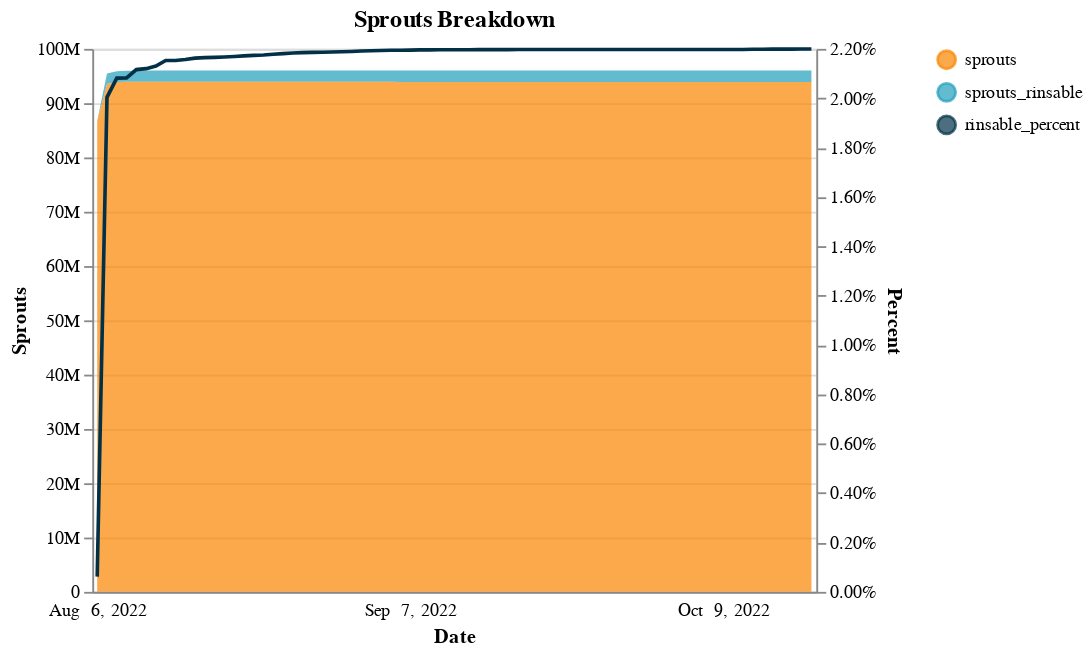

Notebook code for this chart:
### Code cell
# sprouts breakdown 
df_sprouts = wide_to_longwide(
    df, 
    "timestamp", 
    ['season', 'timestamp'], 
    ['sprouts_rinsable', 'sprouts', 'rinsable_percent'],
    sort_col="timestamp",
)
colors = {
    'sprouts_rinsable': '#219ebc', 
    'sprouts': '#fb8500', 
    'rinsable_percent': '#023047'
}
chart_sprouts_breakdown = chart_stack_area_overlay_line_timeseries(
    df_sprouts, 
    "timestamp", 
    ['sprouts', 'sprouts_rinsable', 'rinsable_percent'], 
    ['sprouts_rinsable', 'sprouts'], 
    "Sprouts Breakdown",
    separate_y_axes=True, 
    show_exploit_rule=False, 
    xaxis_kwargs=dict(labelExpr="timeFormat(toDate(datum.value), '%b %e, %Y')"),
    yaxis_area_kwargs=dict(title="Sprouts", format=".3~s"), 
    yaxis_line_kwargs=dict(title="Percent", format=".2%"), 
    tooltip_formats={
        'sprouts_rinsable': ',d', 
        'sprouts': ',d', 
        'rinsable_percent': '.2%'
    }, 
    color_map=colors, 
    width=400, 
)
chart_sprouts_breakdown

### Figure 1 — Vega-Lite specification as saved in the notebook (floating-point values rounded to 4 significant figures; data arrays with more than 128 entries replaced by an {"elided": "..."} marker saying what was removed)
{"config": {"view": {"continuousWidth": 400, "continuousHeight": 300}}, "layer": [{"mark": {"type": "area", "point": "transparent"}, "encoding": {"color": {"field": "variable", "legend": {"title": null}, "scale": {"domain": ["sprouts", "sprouts_rinsable", "rinsable_percent"], "range": ["#fb8500", "#219ebc", "#023047"]}, "type": "nominal"}, "order": {"field": "stack_order", "sort": "ascending", "type": "quantitative"}, "tooltip": [{"field": "timestamp", "timeUnit": "yearmonthdate", "title": "date", "type": "ordinal"}, {"field": "sprouts", "format": ",d", "type": "quantitative"}, {"field": "sprouts_rinsable", "format": ",d", "type": "quantitative"}, {"field": "rinsable_percent", "format": ".2%", "type": "quantitative"}], "x": {"axis": {"formatType": "time", "labelAngle": 0, "labelExpr": "timeFormat(toDate(datum.value), '%b %e, %Y')", "labelOverlap": true, "labelPadding": 5, "labelSeparation": 50, "ticks": false, "title": "Date"}, "field": "timestamp", "type": "ordinal"}, "y": {"axis": {"format": ".3~s", "title": "Sprouts"}, "field": "value", "type": "quantitative"}}, "title": "Sprouts Breakdown", "transform": [{"calculate": "datum['variable'] === 'sprouts' ? 0 :  datum['variable'] === 'sprouts_rinsable' ? 1 :  datum['variable'] === 'rinsable_percent' ? 2 : 3", "as": "stack_order"}, {"filter": "datum['variable'] == 'sprouts_rinsable' | datum['variable'] == 'sprouts'"}, {"calculate": "datum['variable'] === 'sprouts' ? 0 :  datum['variable'] === 'sprouts_rinsable' ? 1 :  datum['variable'] === 'rinsable_percent' ? 2 : 3", "as": "sort_col"}], "width": 400}, {"mark": "line", "encoding": {"color": {"field": "variable", "legend": {"title": null}, "scale": {"domain": ["sprouts", "sprouts_rinsable", "rinsable_percent"], "range": ["#fb8500", "#219ebc", "#023047"]}, "type": "nominal"}, "order": {"field": "stack_order", "sort": "ascending", "type": "quantitative"}, "x": {"axis": {"formatType": "time", "labelAngle": 0, "labelExpr": "timeFormat(toDate(datum.value), '%b %e, %Y')", "labelOverlap": true, "labelPadding": 5, "labelSeparation": 50, "ticks": false, "title": "Date"}, "field": "timestamp", "type": "ordinal"}, "y": {"axis": {"format": ".2%", "title": "Percent"}, "field": "value", "type": "quantitative"}}, "title": "Sprouts Breakdown", "transform": [{"calculate": "datum['variable'] === 'sprouts' ? 0 :  datum['variable'] === 'sprouts_rinsable' ? 1 :  datum['variable'] === 'rinsable_percent' ? 2 : 3", "as": "stack_order"}, {"filter": "datum['variable'] != 'sprouts_rinsable' & datum['variable'] != 'sprouts'"}], "width": 400}], "data": {"name": "data-9b053f44f5f8a7d42a597cf763f4c43f"}, "resolve": {"axis": {"y": "independent"}, "scale": {"y": "independent"}}, "$schema": "https://vega.github.io/schema/vega-lite/v4.17.0.json", "datasets": {"data-9b053f44f5f8a7d42a597cf763f4c43f": {"elided": "222 records"}}}
